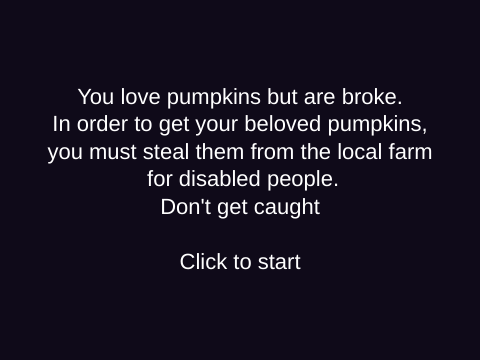
Frame 1 (no input)
Frame 60 (no input): identical to frame 1, image omitted
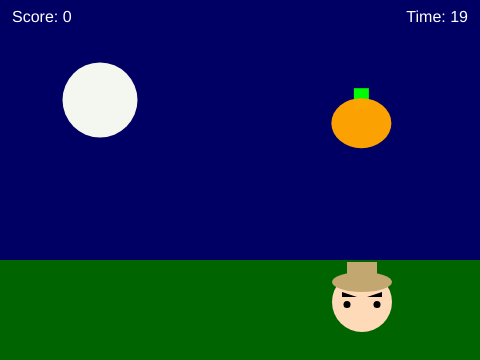
Frame 120 (the mouse pressed at the canvas centre since frame 60)

The p5.js sketch that drew these frames (run headless with seeded random() and noise() and a simulated clock; from frame 60 on, the mouse is pressed at the canvas centre):

// p5.js sketch
// ── sketch.js
let ghost;
let farmer;
let farmerv;
let score = 0;
let duration = 20;
let startTime;
let state = 'start';
let spawnEvery = 120;

function setup() {
  createCanvas(480, 360);
  farmerv = {x:2, y:2};
  farmer = {x:width/2, y:height/2};
  spawnGhost();
  spawnFarmer();
}

function mousePressed() {
  if (state === 'start' || state === 'over' || state === "farmer") {
    state = 'play';
    score = 0;
    startTime = millis();
    spawnGhost();
    return;
  }
  if (dist(mouseX, mouseY, ghost.x, ghost.y) < 30) {
    score += int(ghost.a / 255 * 5);
    spawnGhost();
    spawnEvery = lerp(spawnEvery, 60, 0.05)
  }
  if(dist(mouseX, mouseY, farmer.x, farmer.y) < 30) {
    state = "farmer";
  }
}

function draw() {
  background(15, 10, 25);

  if (state === 'start') {
    textAlign(CENTER, CENTER);
    fill(255);
    textSize(22);
    text('You love pumpkins but are broke.\nIn order to get your beloved pumpkins,\nyou must steal them from the local farm\n for disabled people.\nDon\'t get caught\n\nClick to start', width / 2, height / 2);
    return;
  }
  if(state === "farmer") {
    textAlign(CENTER, CENTER);
    fill(255);
    textSize(22);
    text('Caught by farmer\nGame over\nClick to retry', width / 2, height / 2);
    return;
  }
  if (state === 'over') {
    textAlign(CENTER, CENTER);
    fill(255);
    textSize(22);
    text('\Pumpkins stolen: ' + score + '\nClick to retry', width / 2, height / 2);
    return;
  }
  let elapsed = (millis() - startTime) / 1000;
  let timeLeft = max(0, duration - elapsed);
  if (timeLeft <= 0) {
    state = 'over';
    return;
  }
  fill(0, 0, 100);
  rect(0, 0, width, height - 100)
  fill(0, 100, 0);
  rect(0, height - 100, width, 100);
  fill(244, 246, 240);
  ellipse(100, 100, 75, 75);
  if (frameCount % spawnEvery === 0) {
    spawnGhost();
  }
  spawnFarmer();
  drawGhost(ghost.x, ghost.y);
  drawFarmer(farmer.x, farmer.y);

  textAlign(LEFT, TOP);
  fill(255);
  textSize(16);
  text('Score: ' + score, 12, 10);
  textAlign(RIGHT, TOP);
  text('Time: ' + ceil(timeLeft), width - 12, 10);
}

function spawnGhost() {
  ghost = { x: random(40, width - 40), y: random(40, height - 40), a: 255 };
}
function updateGhost() {
  ghost.a -= ghost.a * 1/30;
}
function spawnFarmer() {
  farmer.x += farmerv.x;
  farmer.y += farmerv.y;
  if(farmer.x < 30 || farmer.x > width - 30) farmerv.x *= -1;
  if(farmer.y < 30 || farmer.y > height - 30) farmerv.y *= -1;
}

function drawGhost(x, y) {
  noStroke();
  ghost.a -= ghost.a * 2/spawnEvery;
  fill(0, 255, 0, ghost.a);
  rect(x-7.5, y-35, 15, 20);
  fill(255, 165, 0, ghost.a);
  ellipse(x, y, 60, 50);
}
function drawFarmer(x, y) {
  noStroke();
  fill(255, 218, 185)
  ellipse(x, y, 60, 60);
  fill(0, 0, 0);
  triangle(x - 20, y - 10, x - 5, y - 5, x - 20, y - 5);
  triangle(x + 20, y - 10, x + 5, y - 5, x + 20, y - 5);
  circle(x - 15, y+2.5, 7);
  circle(x + 15, y+2.5, 7);
  fill(194, 167, 112);
  ellipse(x, y-20, 60, 20);
  rect(x-15,y-40,30,20)
}
